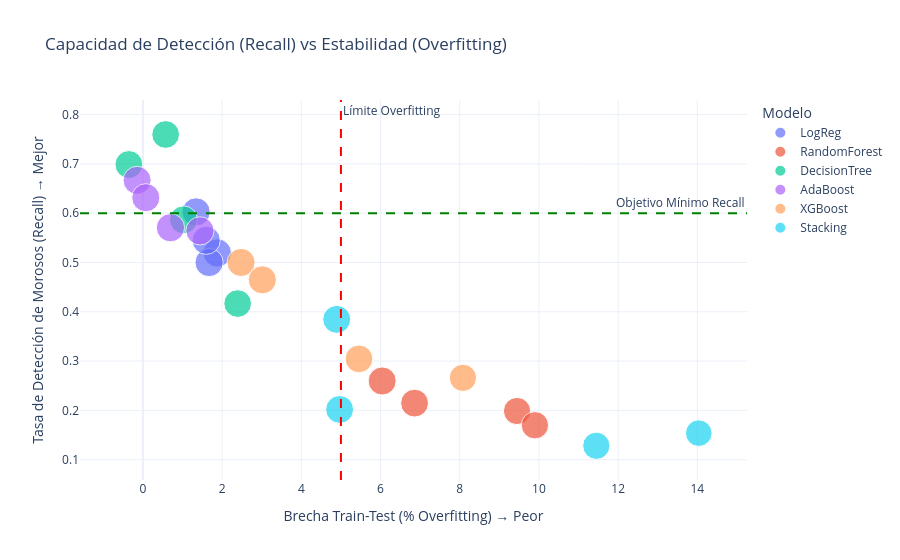
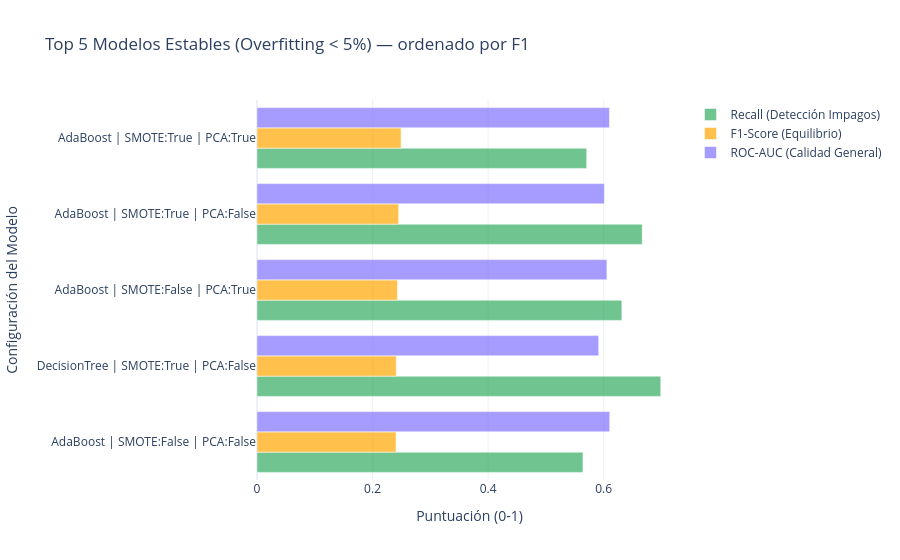

The cell these charts' notebook holds for them, in order:
### Code cell
# 9. GRÁFICOS
df_resultados['Config'] = (
    df_resultados['Modelo'] +
    ' | SMOTE:' + df_resultados['SMOTE'].astype(str) +
    ' | PCA:' + df_resultados['PCA'].astype(str)
)

# GRÁFICO 1: Recall vs Overfitting
fig1 = px.scatter(
    df_resultados,
    x='Overfitting_Gap_Pct', y='Recall_1',
    color='Modelo', size='ROC_AUC',
    hover_name='Config',
    hover_data={'Modelo': False, 'Recall_1': ':.3f',
                'Overfitting_Gap_Pct': ':.2f', 'ROC_AUC': ':.3f',
                'F1_1': ':.3f', 'Threshold': ':.3f'},
    title='Capacidad de Detección (Recall) vs Estabilidad (Overfitting)',
    labels={
        'Overfitting_Gap_Pct': 'Brecha Train-Test (% Overfitting) → Peor',
        'Recall_1': 'Tasa de Detección de Morosos (Recall) → Mejor'
    },
    template='plotly_white'
)
fig1.add_vline(x=5, line_width=2, line_dash='dash', line_color='red',
               annotation_text='Límite Overfitting')
fig1.add_hline(y=0.60, line_width=2, line_dash='dash', line_color='green',
               annotation_text='Objetivo Mínimo Recall')
fig1.show()

# GRÁFICO 2: Top 5 robustos (F1 como criterio principal)
df_robustos = df_resultados[df_resultados['Overfitting_Gap_Pct'] < 5.0].copy()
df_top5 = df_robustos.sort_values('F1_1', ascending=True).tail(5)

fig2 = go.Figure()
fig2.add_trace(go.Bar(y=df_top5['Config'], x=df_top5['Recall_1'],
                      name='Recall (Detección Impagos)', orientation='h',
                      marker=dict(color='rgba(50,171,96,0.7)')))
fig2.add_trace(go.Bar(y=df_top5['Config'], x=df_top5['F1_1'],
                      name='F1-Score (Equilibrio)', orientation='h',
                      marker=dict(color='rgba(255,165,0,0.7)')))
fig2.add_trace(go.Bar(y=df_top5['Config'], x=df_top5['ROC_AUC'],
                      name='ROC-AUC (Calidad General)', orientation='h',
                      marker=dict(color='rgba(128,114,255,0.7)')))
fig2.update_layout(
    title='Top 5 Modelos Estables (Overfitting < 5%) — ordenado por F1',
    barmode='group',
    xaxis_title='Puntuación (0-1)',
    yaxis_title='Configuración del Modelo',
    template='plotly_white'
)
fig2.show()

### Figure 1 — Plotly figure (JSON) as saved in the notebook; plotly's stock layout.template omitted (floating-point values rounded to 4 significant figures)
{"data": [{"customdata": [["LogReg", 0.611, 0.2318, 0.5204], ["LogReg", 0.6114, 0.2263, 0.5246], ["LogReg", 0.6081, 0.2319, 0.5154], ["LogReg", 0.6076, 0.2371, 0.4977]], "hovertemplate": "<b>%{hovertext}</b><br><br>Brecha Train-Test (% Overfitting) → Peor=%{x:.2f}<br>Tasa de Detección de Morosos (Recall) → Mejor=%{y:.3f}<br>ROC_AUC=%{customdata[1]:.3f}<br>F1_1=%{customdata[2]:.3f}<br>Threshold=%{customdata[3]:.3f}<extra></extra>", "hovertext": ["LogReg | SMOTE:False | PCA:False", "LogReg | SMOTE:True | PCA:False", "LogReg | SMOTE:False | PCA:True", "LogReg | SMOTE:True | PCA:True"], "legendgroup": "LogReg", "marker": {"color": "#636efa", "size": [0.611, 0.6114, 0.6081, 0.6076], "sizemode": "area", "sizeref": 0.001528, "symbol": "circle"}, "mode": "markers", "name": "LogReg", "orientation": "v", "showlegend": true, "type": "scatter", "x": [1.88, 1.672, 1.599, 1.343], "xaxis": "x", "y": [0.5192, 0.5, 0.5449, 0.6026], "yaxis": "y"}, {"customdata": [["RandomForest", 0.6016, 0.198, 0.5387], ["RandomForest", 0.5914, 0.1731, 0.4381], ["RandomForest", 0.5681, 0.1678, 0.4981], ["RandomForest", 0.5711, 0.1592, 0.561]], "hovertemplate": "<b>%{hovertext}</b><br><br>Brecha Train-Test (% Overfitting) → Peor=%{x:.2f}<br>Tasa de Detección de Morosos (Recall) → Mejor=%{y:.3f}<br>ROC_AUC=%{customdata[1]:.3f}<br>F1_1=%{customdata[2]:.3f}<br>Threshold=%{customdata[3]:.3f}<extra></extra>", "hovertext": ["RandomForest | SMOTE:False | PCA:False", "RandomForest | SMOTE:True | PCA:False", "RandomForest | SMOTE:False | PCA:True", "RandomForest | SMOTE:True | PCA:True"], "legendgroup": "RandomForest", "marker": {"color": "#EF553B", "size": [0.6016, 0.5914, 0.5681, 0.5711], "sizemode": "area", "sizeref": 0.001528, "symbol": "circle"}, "mode": "markers", "name": "RandomForest", "orientation": "v", "showlegend": true, "type": "scatter", "x": [6.042, 6.86, 9.447, 9.899], "xaxis": "x", "y": [0.2596, 0.2147, 0.1987, 0.1699], "yaxis": "y"}, {"customdata": [["DecisionTree", 0.5847, 0.2128, 0.5584], ["DecisionTree", 0.5914, 0.241, 0.3992], ["DecisionTree", 0.5949, 0.2346, 0.5822], ["DecisionTree", 0.5857, 0.2329, 0.4722]], "hovertemplate": "<b>%{hovertext}</b><br><br>Brecha Train-Test (% Overfitting) → Peor=%{x:.2f}<br>Tasa de Detección de Morosos (Recall) → Mejor=%{y:.3f}<br>ROC_AUC=%{customdata[1]:.3f}<br>F1_1=%{customdata[2]:.3f}<br>Threshold=%{customdata[3]:.3f}<extra></extra>", "hovertext": ["DecisionTree | SMOTE:False | PCA:False", "DecisionTree | SMOTE:True | PCA:False", "DecisionTree | SMOTE:False | PCA:True", "DecisionTree | SMOTE:True | PCA:True"], "legendgroup": "DecisionTree", "marker": {"color": "#00cc96", "size": [0.5847, 0.5914, 0.5949, 0.5857], "sizemode": "area", "sizeref": 0.001528, "symbol": "circle"}, "mode": "markers", "name": "DecisionTree", "orientation": "v", "showlegend": true, "type": "scatter", "x": [2.392, -0.354, 1.025, 0.5737], "xaxis": "x", "y": [0.4167, 0.6987, 0.5865, 0.7596], "yaxis": "y"}, {"customdata": [["AdaBoost", 0.6104, 0.2406, 0.247], ["AdaBoost", 0.6012, 0.2451, 0.4688], ["AdaBoost", 0.6055, 0.2431, 0.2484], ["AdaBoost", 0.61, 0.2493, 0.5042]], "hovertemplate": "<b>%{hovertext}</b><br><br>Brecha Train-Test (% Overfitting) → Peor=%{x:.2f}<br>Tasa de Detección de Morosos (Recall) → Mejor=%{y:.3f}<br>ROC_AUC=%{customdata[1]:.3f}<br>F1_1=%{customdata[2]:.3f}<br>Threshold=%{customdata[3]:.3f}<extra></extra>", "hovertext": ["AdaBoost | SMOTE:False | PCA:False", "AdaBoost | SMOTE:True | PCA:False", "AdaBoost | SMOTE:False | PCA:True", "AdaBoost | SMOTE:True | PCA:True"], "legendgroup": "AdaBoost", "marker": {"color": "#ab63fa", "size": [0.6104, 0.6012, 0.6055, 0.61], "sizemode": "area", "sizeref": 0.001528, "symbol": "circle"}, "mode": "markers", "name": "AdaBoost", "orientation": "v", "showlegend": true, "type": "scatter", "x": [1.44, -0.1465, 0.07323, 0.6957], "xaxis": "x", "y": [0.5641, 0.6667, 0.6314, 0.5705], "yaxis": "y"}, {"customdata": [["XGBoost", 0.6051, 0.24, 0.5363], ["XGBoost", 0.5878, 0.2021, 0.7045], ["XGBoost", 0.6052, 0.2389, 0.5419], ["XGBoost", 0.5671, 0.1884, 0.8914]], "hovertemplate": "<b>%{hovertext}</b><br><br>Brecha Train-Test (% Overfitting) → Peor=%{x:.2f}<br>Tasa de Detección de Morosos (Recall) → Mejor=%{y:.3f}<br>ROC_AUC=%{customdata[1]:.3f}<br>F1_1=%{customdata[2]:.3f}<br>Threshold=%{customdata[3]:.3f}<extra></extra>", "hovertext": ["XGBoost | SMOTE:False | PCA:False", "XGBoost | SMOTE:True | PCA:False", "XGBoost | SMOTE:False | PCA:True", "XGBoost | SMOTE:True | PCA:True"], "legendgroup": "XGBoost", "marker": {"color": "#FFA15A", "size": [0.6051, 0.5878, 0.6052, 0.5671], "sizemode": "area", "sizeref": 0.001528, "symbol": "circle"}, "mode": "markers", "name": "XGBoost", "orientation": "v", "showlegend": true, "type": "scatter", "x": [2.478, 5.456, 3.015, 8.08], "xaxis": "x", "y": [0.5, 0.3045, 0.4647, 0.266], "yaxis": "y"}, {"customdata": [["Stacking", 0.595, 0.1808, 0.5567], ["Stacking", 0.5663, 0.1354, 0.4572], ["Stacking", 0.5978, 0.2164, 0.5449], ["Stacking", 0.5407, 0.1424, 0.5012]], "hovertemplate": "<b>%{hovertext}</b><br><br>Brecha Train-Test (% Overfitting) → Peor=%{x:.2f}<br>Tasa de Detección de Morosos (Recall) → Mejor=%{y:.3f}<br>ROC_AUC=%{customdata[1]:.3f}<br>F1_1=%{customdata[2]:.3f}<br>Threshold=%{customdata[3]:.3f}<extra></extra>", "hovertext": ["Stacking | SMOTE:False | PCA:False", "Stacking | SMOTE:True | PCA:False", "Stacking | SMOTE:False | PCA:True", "Stacking | SMOTE:True | PCA:True"], "legendgroup": "Stacking", "marker": {"color": "#19d3f3", "size": [0.595, 0.5663, 0.5978, 0.5407], "sizemode": "area", "sizeref": 0.001528, "symbol": "circle"}, "mode": "markers", "name": "Stacking", "orientation": "v", "showlegend": true, "type": "scatter", "x": [4.968, 11.45, 4.894, 14.04], "xaxis": "x", "y": [0.2019, 0.1282, 0.3846, 0.1538], "yaxis": "y"}], "layout": {"annotations": [{"showarrow": false, "text": "Límite Overfitting", "x": 5, "xanchor": "left", "xref": "x", "y": 1, "yanchor": "top", "yref": "y domain"}, {"showarrow": false, "text": "Objetivo Mínimo Recall", "x": 1, "xanchor": "right", "xref": "x domain", "y": 0.6, "yanchor": "bottom", "yref": "y"}], "legend": {"itemsizing": "constant", "title": {"text": "Modelo"}, "tracegroupgap": 0}, "shapes": [{"line": {"color": "red", "dash": "dash", "width": 2}, "type": "line", "x0": 5, "x1": 5, "xref": "x", "y0": 0, "y1": 1, "yref": "y domain"}, {"line": {"color": "green", "dash": "dash", "width": 2}, "type": "line", "x0": 0, "x1": 1, "xref": "x domain", "y0": 0.6, "y1": 0.6, "yref": "y"}], "title": {"text": "Capacidad de Detección (Recall) vs Estabilidad (Overfitting)"}, "xaxis": {"anchor": "y", "domain": [0, 1], "title": {"text": "Brecha Train-Test (% Overfitting) → Peor"}}, "yaxis": {"anchor": "x", "domain": [0, 1], "title": {"text": "Tasa de Detección de Morosos (Recall) → Mejor"}}}}

### Figure 2 — Plotly figure (JSON) as saved in the notebook; plotly's stock layout.template omitted (floating-point values rounded to 4 significant figures)
{"data": [{"marker": {"color": "rgba(50,171,96,0.7)"}, "name": "Recall (Detección Impagos)", "orientation": "h", "type": "bar", "x": [0.5641, 0.6987, 0.6314, 0.6667, 0.5705], "y": ["AdaBoost | SMOTE:False | PCA:False", "DecisionTree | SMOTE:True | PCA:False", "AdaBoost | SMOTE:False | PCA:True", "AdaBoost | SMOTE:True | PCA:False", "AdaBoost | SMOTE:True | PCA:True"]}, {"marker": {"color": "rgba(255,165,0,0.7)"}, "name": "F1-Score (Equilibrio)", "orientation": "h", "type": "bar", "x": [0.2406, 0.241, 0.2431, 0.2451, 0.2493], "y": ["AdaBoost | SMOTE:False | PCA:False", "DecisionTree | SMOTE:True | PCA:False", "AdaBoost | SMOTE:False | PCA:True", "AdaBoost | SMOTE:True | PCA:False", "AdaBoost | SMOTE:True | PCA:True"]}, {"marker": {"color": "rgba(128,114,255,0.7)"}, "name": "ROC-AUC (Calidad General)", "orientation": "h", "type": "bar", "x": [0.6104, 0.5914, 0.6055, 0.6012, 0.61], "y": ["AdaBoost | SMOTE:False | PCA:False", "DecisionTree | SMOTE:True | PCA:False", "AdaBoost | SMOTE:False | PCA:True", "AdaBoost | SMOTE:True | PCA:False", "AdaBoost | SMOTE:True | PCA:True"]}], "layout": {"barmode": "group", "title": {"text": "Top 5 Modelos Estables (Overfitting < 5%) — ordenado por F1"}, "xaxis": {"title": {"text": "Puntuación (0-1)"}}, "yaxis": {"title": {"text": "Configuración del Modelo"}}}}
